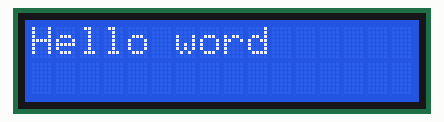
The program below on a simulated Arduino Nano, built with avr-gcc and run on an emulated ATmega328P. Parts: 16×2 character LCD. Random numbers use the default seed unless the program sets one; what the program prints to the serial monitor is not drawn.

Above: at 0.1 s.
At 4.2 s:
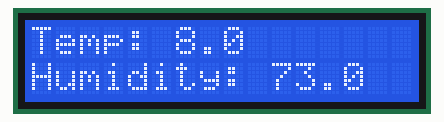
At 8.2 s:
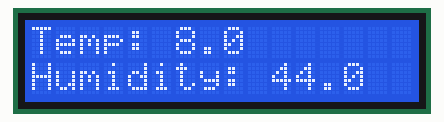
At 18.4 s:
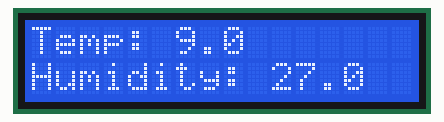
At 26.5 s:
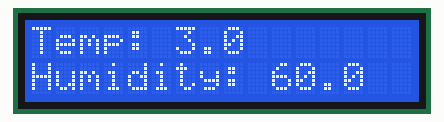
At 36.6 s:
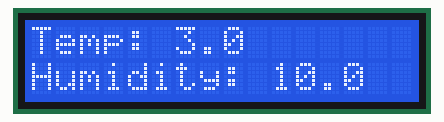

Measured:
- what the display in image 1 shows lasts 2.1 s, from 4.1 s to 6.2 s

The program:

main.cpp
```cpp
#include <Arduino.h>
#include <Wire.h>
#include <LiquidCrystal_I2C.h>


//LiquidCrystal_I2C lcd(0x38);  // Set the LCD I2C address

LiquidCrystal_I2C lcd(0x27, 2, 1, 0, 4, 5, 6, 7, 3, POSITIVE);  // Set the LCD I2C address


void setup() {
  Serial.begin(115200);
  Serial.println(F("DHTxx test!"));

  lcd.begin(16, 2);
  lcd.setCursor(0,0);
  lcd.print("Hello word");
}

void loop() {
  // Wait a few seconds between measurements.
  delay(2000);

  // Reading temperature or humidity takes about 250 milliseconds!
  // Sensor readings may also be up to 2 seconds 'old' (its a very slow sensor)
  float h = random(100);
  // Read temperature as Celsius (the default)
  float t = random(10);

  // Check if any reads failed and exit early (to try again).
  if (isnan(h) || isnan(t)) {
    Serial.println(F("Failed to read from DHT sensor!"));
    return;
  }

  lcd.clear();
  lcd.setCursor(0,0);
  lcd.print("Temp: ");
  lcd.print(t, 1);
  lcd.setCursor(0, 1);
  lcd.print("Humidity: ");
  lcd.print(h, 1);
}
```
